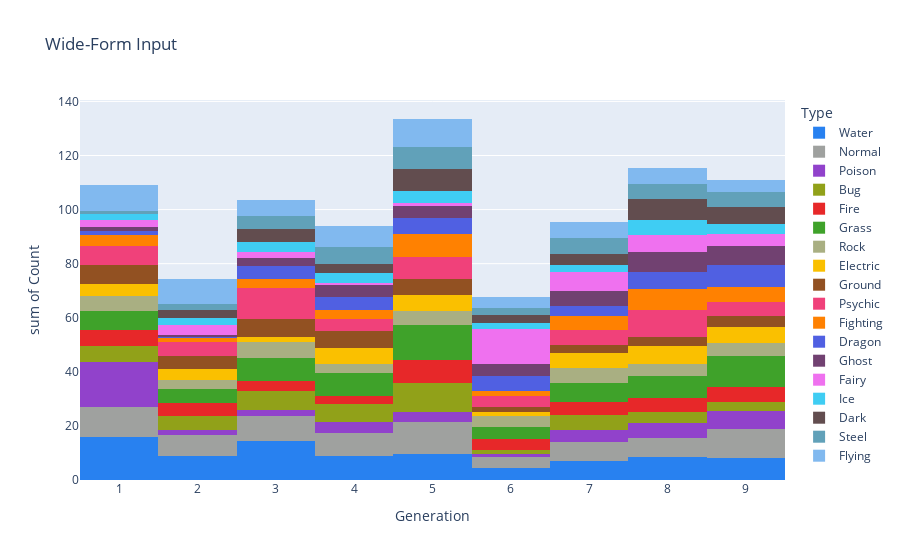
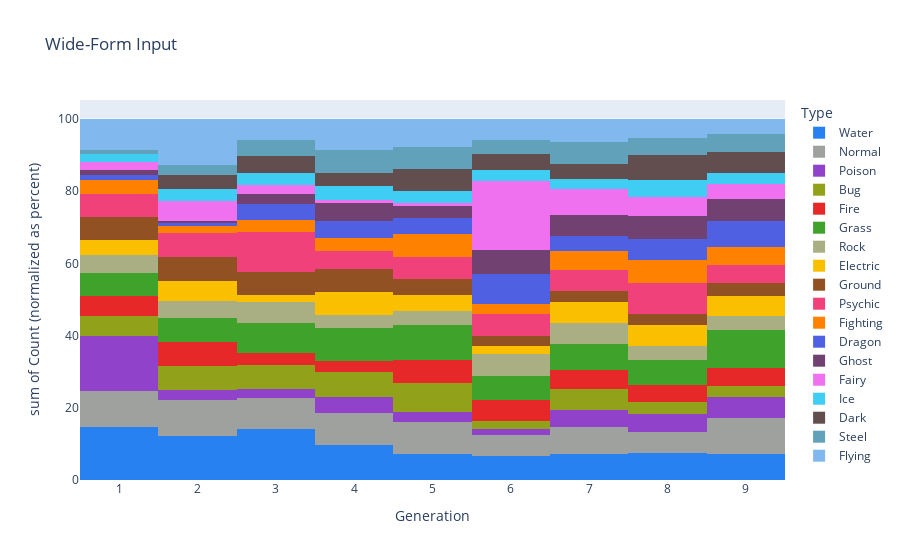

Notebook code cell kept with these figures, in order:
### Code cell
wide_df = px.data.medals_wide()

fig = fig=go.Figure(px.histogram(sum_d, x="Generation", y="Count", color="Type", title="Wide-Form Input", color_discrete_map=COLOR_TYPES))
fig.update_layout(bargap=0)

fig.show()


fig = fig=go.Figure(px.histogram(sum_d, x="Generation", y="Count", color="Type", title="Wide-Form Input", color_discrete_map=COLOR_TYPES, barnorm='percent'))
fig.update_layout(bargap=0)

fig.show()

### Figure 1 — Plotly figure (JSON) as saved in the notebook; plotly's stock layout.template omitted (floating-point values rounded to 4 significant figures)
{"data": [{"alignmentgroup": "True", "bingroup": "x", "histfunc": "sum", "hovertemplate": "Type=Water<br>Generation=%{x}<br>sum of Count=%{y}<extra></extra>", "legendgroup": "Water", "marker": {"color": "#2881f0", "pattern": {"shape": ""}}, "name": "Water", "offsetgroup": "Water", "orientation": "v", "showlegend": true, "type": "histogram", "x": [1, 2, 3, 4, 5, 6, 7, 8, 9], "xaxis": "x", "y": [16, 9, 14.5, 9, 9.5, 4.5, 7, 8.5, 8], "yaxis": "y"}, {"alignmentgroup": "True", "bingroup": "x", "histfunc": "sum", "hovertemplate": "Type=Normal<br>Generation=%{x}<br>sum of Count=%{y}<extra></extra>", "legendgroup": "Normal", "marker": {"color": "#9fa19f", "pattern": {"shape": ""}}, "name": "Normal", "offsetgroup": "Normal", "orientation": "v", "showlegend": true, "type": "histogram", "x": [1, 2, 3, 4, 5, 6, 7, 8, 9], "xaxis": "x", "y": [11, 7.5, 9, 8.5, 12, 4, 7, 7, 11], "yaxis": "y"}, {"alignmentgroup": "True", "bingroup": "x", "histfunc": "sum", "hovertemplate": "Type=Poison<br>Generation=%{x}<br>sum of Count=%{y}<extra></extra>", "legendgroup": "Poison", "marker": {"color": "#9142cb", "pattern": {"shape": ""}}, "name": "Poison", "offsetgroup": "Poison", "orientation": "v", "showlegend": true, "type": "histogram", "x": [1, 2, 3, 4, 5, 6, 7, 8, 9], "xaxis": "x", "y": [16.5, 2, 2.5, 4, 3.5, 1, 4.5, 5.5, 6.5], "yaxis": "y"}, {"alignmentgroup": "True", "bingroup": "x", "histfunc": "sum", "hovertemplate": "Type=Bug<br>Generation=%{x}<br>sum of Count=%{y}<extra></extra>", "legendgroup": "Bug", "marker": {"color": "#91a119", "pattern": {"shape": ""}}, "name": "Bug", "offsetgroup": "Bug", "orientation": "v", "showlegend": true, "type": "histogram", "x": [1, 2, 3, 4, 5, 6, 7, 8, 9], "xaxis": "x", "y": [6, 5, 7, 6.5, 11, 1.5, 5.5, 4, 3.5], "yaxis": "y"}, {"alignmentgroup": "True", "bingroup": "x", "histfunc": "sum", "hovertemplate": "Type=Fire<br>Generation=%{x}<br>sum of Count=%{y}<extra></extra>", "legendgroup": "Fire", "marker": {"color": "#e72829", "pattern": {"shape": ""}}, "name": "Fire", "offsetgroup": "Fire", "orientation": "v", "showlegend": true, "type": "histogram", "x": [1, 2, 3, 4, 5, 6, 7, 8, 9], "xaxis": "x", "y": [6, 5, 3.5, 3, 8.5, 4, 5, 5.5, 5.5], "yaxis": "y"}, {"alignmentgroup": "True", "bingroup": "x", "histfunc": "sum", "hovertemplate": "Type=Grass<br>Generation=%{x}<br>sum of Count=%{y}<extra></extra>", "legendgroup": "Grass", "marker": {"color": "#3fa22a", "pattern": {"shape": ""}}, "name": "Grass", "offsetgroup": "Grass", "orientation": "v", "showlegend": true, "type": "histogram", "x": [1, 2, 3, 4, 5, 6, 7, 8, 9], "xaxis": "x", "y": [7, 5, 8.5, 8.5, 13, 4.5, 7, 8, 11.5], "yaxis": "y"}, {"alignmentgroup": "True", "bingroup": "x", "histfunc": "sum", "hovertemplate": "Type=Rock<br>Generation=%{x}<br>sum of Count=%{y}<extra></extra>", "legendgroup": "Rock", "marker": {"color": "#a9af82", "pattern": {"shape": ""}}, "name": "Rock", "offsetgroup": "Rock", "orientation": "v", "showlegend": true, "type": "histogram", "x": [1, 2, 3, 4, 5, 6, 7, 8, 9], "xaxis": "x", "y": [5.5, 3.5, 6, 3.5, 5, 4, 5.5, 4.5, 4.5], "yaxis": "y"}, {"alignmentgroup": "True", "bingroup": "x", "histfunc": "sum", "hovertemplate": "Type=Electric<br>Generation=%{x}<br>sum of Count=%{y}<extra></extra>", "legendgroup": "Electric", "marker": {"color": "#fac000", "pattern": {"shape": ""}}, "name": "Electric", "offsetgroup": "Electric", "orientation": "v", "showlegend": true, "type": "histogram", "x": [1, 2, 3, 4, 5, 6, 7, 8, 9], "xaxis": "x", "y": [4.5, 4, 2, 6, 6, 1.5, 5.5, 6.5, 6], "yaxis": "y"}, {"alignmentgroup": "True", "bingroup": "x", "histfunc": "sum", "hovertemplate": "Type=Ground<br>Generation=%{x}<br>sum of Count=%{y}<extra></extra>", "legendgroup": "Ground", "marker": {"color": "#925122", "pattern": {"shape": ""}}, "name": "Ground", "offsetgroup": "Ground", "orientation": "v", "showlegend": true, "type": "histogram", "x": [1, 2, 3, 4, 5, 7, 8, 9, 6], "xaxis": "x", "y": [7, 5, 6.5, 6, 6, 3, 3.5, 4, 2], "yaxis": "y"}, {"alignmentgroup": "True", "bingroup": "x", "histfunc": "sum", "hovertemplate": "Type=Psychic<br>Generation=%{x}<br>sum of Count=%{y}<extra></extra>", "legendgroup": "Psychic", "marker": {"color": "#f0417a", "pattern": {"shape": ""}}, "name": "Psychic", "offsetgroup": "Psychic", "orientation": "v", "showlegend": true, "type": "histogram", "x": [1, 2, 3, 4, 5, 6, 7, 8, 9], "xaxis": "x", "y": [7, 5, 11.5, 4.5, 8, 4, 5.5, 10, 5.5], "yaxis": "y"}, {"alignmentgroup": "True", "bingroup": "x", "histfunc": "sum", "hovertemplate": "Type=Fighting<br>Generation=%{x}<br>sum of Count=%{y}<extra></extra>", "legendgroup": "Fighting", "marker": {"color": "#ff8101", "pattern": {"shape": ""}}, "name": "Fighting", "offsetgroup": "Fighting", "orientation": "v", "showlegend": true, "type": "histogram", "x": [1, 2, 3, 4, 5, 6, 7, 8, 9], "xaxis": "x", "y": [4, 1.5, 3.5, 3.5, 8.5, 2, 5, 7.5, 5.5], "yaxis": "y"}, {"alignmentgroup": "True", "bingroup": "x", "histfunc": "sum", "hovertemplate": "Type=Dragon<br>Generation=%{x}<br>sum of Count=%{y}<extra></extra>", "legendgroup": "Dragon", "marker": {"color": "#5060e2", "pattern": {"shape": ""}}, "name": "Dragon", "offsetgroup": "Dragon", "orientation": "v", "showlegend": true, "type": "histogram", "x": [1, 3, 4, 5, 6, 7, 8, 9, 2], "xaxis": "x", "y": [1.5, 4.5, 4.5, 6, 5.5, 4, 6.5, 8, 0.5], "yaxis": "y"}, {"alignmentgroup": "True", "bingroup": "x", "histfunc": "sum", "hovertemplate": "Type=Ghost<br>Generation=%{x}<br>sum of Count=%{y}<extra></extra>", "legendgroup": "Ghost", "marker": {"color": "#714171", "pattern": {"shape": ""}}, "name": "Ghost", "offsetgroup": "Ghost", "orientation": "v", "showlegend": true, "type": "histogram", "x": [1, 2, 3, 4, 5, 6, 7, 8, 9], "xaxis": "x", "y": [1.5, 0.5, 3, 4.5, 4.5, 4.5, 5.5, 7.5, 7], "yaxis": "y"}, {"alignmentgroup": "True", "bingroup": "x", "histfunc": "sum", "hovertemplate": "Type=Fairy<br>Generation=%{x}<br>sum of Count=%{y}<extra></extra>", "legendgroup": "Fairy", "marker": {"color": "#ef71ef", "pattern": {"shape": ""}}, "name": "Fairy", "offsetgroup": "Fairy", "orientation": "v", "showlegend": true, "type": "histogram", "x": [1, 2, 4, 6, 7, 8, 9, 3, 5], "xaxis": "x", "y": [2.5, 4, 1, 13, 7, 6, 4.5, 2.5, 1], "yaxis": "y"}, {"alignmentgroup": "True", "bingroup": "x", "histfunc": "sum", "hovertemplate": "Type=Ice<br>Generation=%{x}<br>sum of Count=%{y}<extra></extra>", "legendgroup": "Ice", "marker": {"color": "#3fcdf3", "pattern": {"shape": ""}}, "name": "Ice", "offsetgroup": "Ice", "orientation": "v", "showlegend": true, "type": "histogram", "x": [1, 2, 3, 4, 5, 6, 7, 8, 9], "xaxis": "x", "y": [2.5, 2.5, 3.5, 3.5, 4.5, 2, 2.5, 5.5, 3.5], "yaxis": "y"}, {"alignmentgroup": "True", "bingroup": "x", "histfunc": "sum", "hovertemplate": "Type=Dark<br>Generation=%{x}<br>sum of Count=%{y}<extra></extra>", "legendgroup": "Dark", "marker": {"color": "#624d4f", "pattern": {"shape": ""}}, "name": "Dark", "offsetgroup": "Dark", "orientation": "v", "showlegend": true, "type": "histogram", "x": [2, 3, 4, 5, 6, 7, 8, 9, 1], "xaxis": "x", "y": [3, 5, 3.5, 8, 3, 4, 8, 6.5, 0], "yaxis": "y"}, {"alignmentgroup": "True", "bingroup": "x", "histfunc": "sum", "hovertemplate": "Type=Steel<br>Generation=%{x}<br>sum of Count=%{y}<extra></extra>", "legendgroup": "Steel", "marker": {"color": "#61a1b9", "pattern": {"shape": ""}}, "name": "Steel", "offsetgroup": "Steel", "orientation": "v", "showlegend": true, "type": "histogram", "x": [2, 3, 4, 5, 6, 7, 8, 9, 1], "xaxis": "x", "y": [2, 4.5, 6, 8, 2.5, 6, 5.5, 5.5, 1], "yaxis": "y"}, {"alignmentgroup": "True", "bingroup": "x", "histfunc": "sum", "hovertemplate": "Type=Flying<br>Generation=%{x}<br>sum of Count=%{y}<extra></extra>", "legendgroup": "Flying", "marker": {"color": "#81b9ef", "pattern": {"shape": ""}}, "name": "Flying", "offsetgroup": "Flying", "orientation": "v", "showlegend": true, "type": "histogram", "x": [5, 6, 8, 9, 1, 2, 3, 4, 7], "xaxis": "x", "y": [10.5, 4, 6, 4.5, 9.5, 9.5, 6, 8, 6], "yaxis": "y"}], "layout": {"bargap": 0, "barmode": "relative", "legend": {"title": {"text": "Type"}, "tracegroupgap": 0}, "title": {"text": "Wide-Form Input"}, "xaxis": {"anchor": "y", "domain": [0, 1], "title": {"text": "Generation"}}, "yaxis": {"anchor": "x", "domain": [0, 1], "title": {"text": "sum of Count"}}}}

### Figure 2 — Plotly figure (JSON) as saved in the notebook; plotly's stock layout.template omitted (floating-point values rounded to 4 significant figures)
{"data": [{"alignmentgroup": "True", "bingroup": "x", "histfunc": "sum", "hovertemplate": "Type=Water<br>Generation=%{x}<br>sum of Count (normalized as percent)=%{y}<extra></extra>", "legendgroup": "Water", "marker": {"color": "#2881f0", "pattern": {"shape": ""}}, "name": "Water", "offsetgroup": "Water", "orientation": "v", "showlegend": true, "type": "histogram", "x": [1, 2, 3, 4, 5, 6, 7, 8, 9], "xaxis": "x", "y": [16, 9, 14.5, 9, 9.5, 4.5, 7, 8.5, 8], "yaxis": "y"}, {"alignmentgroup": "True", "bingroup": "x", "histfunc": "sum", "hovertemplate": "Type=Normal<br>Generation=%{x}<br>sum of Count (normalized as percent)=%{y}<extra></extra>", "legendgroup": "Normal", "marker": {"color": "#9fa19f", "pattern": {"shape": ""}}, "name": "Normal", "offsetgroup": "Normal", "orientation": "v", "showlegend": true, "type": "histogram", "x": [1, 2, 3, 4, 5, 6, 7, 8, 9], "xaxis": "x", "y": [11, 7.5, 9, 8.5, 12, 4, 7, 7, 11], "yaxis": "y"}, {"alignmentgroup": "True", "bingroup": "x", "histfunc": "sum", "hovertemplate": "Type=Poison<br>Generation=%{x}<br>sum of Count (normalized as percent)=%{y}<extra></extra>", "legendgroup": "Poison", "marker": {"color": "#9142cb", "pattern": {"shape": ""}}, "name": "Poison", "offsetgroup": "Poison", "orientation": "v", "showlegend": true, "type": "histogram", "x": [1, 2, 3, 4, 5, 6, 7, 8, 9], "xaxis": "x", "y": [16.5, 2, 2.5, 4, 3.5, 1, 4.5, 5.5, 6.5], "yaxis": "y"}, {"alignmentgroup": "True", "bingroup": "x", "histfunc": "sum", "hovertemplate": "Type=Bug<br>Generation=%{x}<br>sum of Count (normalized as percent)=%{y}<extra></extra>", "legendgroup": "Bug", "marker": {"color": "#91a119", "pattern": {"shape": ""}}, "name": "Bug", "offsetgroup": "Bug", "orientation": "v", "showlegend": true, "type": "histogram", "x": [1, 2, 3, 4, 5, 6, 7, 8, 9], "xaxis": "x", "y": [6, 5, 7, 6.5, 11, 1.5, 5.5, 4, 3.5], "yaxis": "y"}, {"alignmentgroup": "True", "bingroup": "x", "histfunc": "sum", "hovertemplate": "Type=Fire<br>Generation=%{x}<br>sum of Count (normalized as percent)=%{y}<extra></extra>", "legendgroup": "Fire", "marker": {"color": "#e72829", "pattern": {"shape": ""}}, "name": "Fire", "offsetgroup": "Fire", "orientation": "v", "showlegend": true, "type": "histogram", "x": [1, 2, 3, 4, 5, 6, 7, 8, 9], "xaxis": "x", "y": [6, 5, 3.5, 3, 8.5, 4, 5, 5.5, 5.5], "yaxis": "y"}, {"alignmentgroup": "True", "bingroup": "x", "histfunc": "sum", "hovertemplate": "Type=Grass<br>Generation=%{x}<br>sum of Count (normalized as percent)=%{y}<extra></extra>", "legendgroup": "Grass", "marker": {"color": "#3fa22a", "pattern": {"shape": ""}}, "name": "Grass", "offsetgroup": "Grass", "orientation": "v", "showlegend": true, "type": "histogram", "x": [1, 2, 3, 4, 5, 6, 7, 8, 9], "xaxis": "x", "y": [7, 5, 8.5, 8.5, 13, 4.5, 7, 8, 11.5], "yaxis": "y"}, {"alignmentgroup": "True", "bingroup": "x", "histfunc": "sum", "hovertemplate": "Type=Rock<br>Generation=%{x}<br>sum of Count (normalized as percent)=%{y}<extra></extra>", "legendgroup": "Rock", "marker": {"color": "#a9af82", "pattern": {"shape": ""}}, "name": "Rock", "offsetgroup": "Rock", "orientation": "v", "showlegend": true, "type": "histogram", "x": [1, 2, 3, 4, 5, 6, 7, 8, 9], "xaxis": "x", "y": [5.5, 3.5, 6, 3.5, 5, 4, 5.5, 4.5, 4.5], "yaxis": "y"}, {"alignmentgroup": "True", "bingroup": "x", "histfunc": "sum", "hovertemplate": "Type=Electric<br>Generation=%{x}<br>sum of Count (normalized as percent)=%{y}<extra></extra>", "legendgroup": "Electric", "marker": {"color": "#fac000", "pattern": {"shape": ""}}, "name": "Electric", "offsetgroup": "Electric", "orientation": "v", "showlegend": true, "type": "histogram", "x": [1, 2, 3, 4, 5, 6, 7, 8, 9], "xaxis": "x", "y": [4.5, 4, 2, 6, 6, 1.5, 5.5, 6.5, 6], "yaxis": "y"}, {"alignmentgroup": "True", "bingroup": "x", "histfunc": "sum", "hovertemplate": "Type=Ground<br>Generation=%{x}<br>sum of Count (normalized as percent)=%{y}<extra></extra>", "legendgroup": "Ground", "marker": {"color": "#925122", "pattern": {"shape": ""}}, "name": "Ground", "offsetgroup": "Ground", "orientation": "v", "showlegend": true, "type": "histogram", "x": [1, 2, 3, 4, 5, 7, 8, 9, 6], "xaxis": "x", "y": [7, 5, 6.5, 6, 6, 3, 3.5, 4, 2], "yaxis": "y"}, {"alignmentgroup": "True", "bingroup": "x", "histfunc": "sum", "hovertemplate": "Type=Psychic<br>Generation=%{x}<br>sum of Count (normalized as percent)=%{y}<extra></extra>", "legendgroup": "Psychic", "marker": {"color": "#f0417a", "pattern": {"shape": ""}}, "name": "Psychic", "offsetgroup": "Psychic", "orientation": "v", "showlegend": true, "type": "histogram", "x": [1, 2, 3, 4, 5, 6, 7, 8, 9], "xaxis": "x", "y": [7, 5, 11.5, 4.5, 8, 4, 5.5, 10, 5.5], "yaxis": "y"}, {"alignmentgroup": "True", "bingroup": "x", "histfunc": "sum", "hovertemplate": "Type=Fighting<br>Generation=%{x}<br>sum of Count (normalized as percent)=%{y}<extra></extra>", "legendgroup": "Fighting", "marker": {"color": "#ff8101", "pattern": {"shape": ""}}, "name": "Fighting", "offsetgroup": "Fighting", "orientation": "v", "showlegend": true, "type": "histogram", "x": [1, 2, 3, 4, 5, 6, 7, 8, 9], "xaxis": "x", "y": [4, 1.5, 3.5, 3.5, 8.5, 2, 5, 7.5, 5.5], "yaxis": "y"}, {"alignmentgroup": "True", "bingroup": "x", "histfunc": "sum", "hovertemplate": "Type=Dragon<br>Generation=%{x}<br>sum of Count (normalized as percent)=%{y}<extra></extra>", "legendgroup": "Dragon", "marker": {"color": "#5060e2", "pattern": {"shape": ""}}, "name": "Dragon", "offsetgroup": "Dragon", "orientation": "v", "showlegend": true, "type": "histogram", "x": [1, 3, 4, 5, 6, 7, 8, 9, 2], "xaxis": "x", "y": [1.5, 4.5, 4.5, 6, 5.5, 4, 6.5, 8, 0.5], "yaxis": "y"}, {"alignmentgroup": "True", "bingroup": "x", "histfunc": "sum", "hovertemplate": "Type=Ghost<br>Generation=%{x}<br>sum of Count (normalized as percent)=%{y}<extra></extra>", "legendgroup": "Ghost", "marker": {"color": "#714171", "pattern": {"shape": ""}}, "name": "Ghost", "offsetgroup": "Ghost", "orientation": "v", "showlegend": true, "type": "histogram", "x": [1, 2, 3, 4, 5, 6, 7, 8, 9], "xaxis": "x", "y": [1.5, 0.5, 3, 4.5, 4.5, 4.5, 5.5, 7.5, 7], "yaxis": "y"}, {"alignmentgroup": "True", "bingroup": "x", "histfunc": "sum", "hovertemplate": "Type=Fairy<br>Generation=%{x}<br>sum of Count (normalized as percent)=%{y}<extra></extra>", "legendgroup": "Fairy", "marker": {"color": "#ef71ef", "pattern": {"shape": ""}}, "name": "Fairy", "offsetgroup": "Fairy", "orientation": "v", "showlegend": true, "type": "histogram", "x": [1, 2, 4, 6, 7, 8, 9, 3, 5], "xaxis": "x", "y": [2.5, 4, 1, 13, 7, 6, 4.5, 2.5, 1], "yaxis": "y"}, {"alignmentgroup": "True", "bingroup": "x", "histfunc": "sum", "hovertemplate": "Type=Ice<br>Generation=%{x}<br>sum of Count (normalized as percent)=%{y}<extra></extra>", "legendgroup": "Ice", "marker": {"color": "#3fcdf3", "pattern": {"shape": ""}}, "name": "Ice", "offsetgroup": "Ice", "orientation": "v", "showlegend": true, "type": "histogram", "x": [1, 2, 3, 4, 5, 6, 7, 8, 9], "xaxis": "x", "y": [2.5, 2.5, 3.5, 3.5, 4.5, 2, 2.5, 5.5, 3.5], "yaxis": "y"}, {"alignmentgroup": "True", "bingroup": "x", "histfunc": "sum", "hovertemplate": "Type=Dark<br>Generation=%{x}<br>sum of Count (normalized as percent)=%{y}<extra></extra>", "legendgroup": "Dark", "marker": {"color": "#624d4f", "pattern": {"shape": ""}}, "name": "Dark", "offsetgroup": "Dark", "orientation": "v", "showlegend": true, "type": "histogram", "x": [2, 3, 4, 5, 6, 7, 8, 9, 1], "xaxis": "x", "y": [3, 5, 3.5, 8, 3, 4, 8, 6.5, 0], "yaxis": "y"}, {"alignmentgroup": "True", "bingroup": "x", "histfunc": "sum", "hovertemplate": "Type=Steel<br>Generation=%{x}<br>sum of Count (normalized as percent)=%{y}<extra></extra>", "legendgroup": "Steel", "marker": {"color": "#61a1b9", "pattern": {"shape": ""}}, "name": "Steel", "offsetgroup": "Steel", "orientation": "v", "showlegend": true, "type": "histogram", "x": [2, 3, 4, 5, 6, 7, 8, 9, 1], "xaxis": "x", "y": [2, 4.5, 6, 8, 2.5, 6, 5.5, 5.5, 1], "yaxis": "y"}, {"alignmentgroup": "True", "bingroup": "x", "histfunc": "sum", "hovertemplate": "Type=Flying<br>Generation=%{x}<br>sum of Count (normalized as percent)=%{y}<extra></extra>", "legendgroup": "Flying", "marker": {"color": "#81b9ef", "pattern": {"shape": ""}}, "name": "Flying", "offsetgroup": "Flying", "orientation": "v", "showlegend": true, "type": "histogram", "x": [5, 6, 8, 9, 1, 2, 3, 4, 7], "xaxis": "x", "y": [10.5, 4, 6, 4.5, 9.5, 9.5, 6, 8, 6], "yaxis": "y"}], "layout": {"bargap": 0, "barmode": "relative", "barnorm": "percent", "legend": {"title": {"text": "Type"}, "tracegroupgap": 0}, "title": {"text": "Wide-Form Input"}, "xaxis": {"anchor": "y", "domain": [0, 1], "title": {"text": "Generation"}}, "yaxis": {"anchor": "x", "domain": [0, 1], "title": {"text": "sum of Count (normalized as percent)"}}}}
